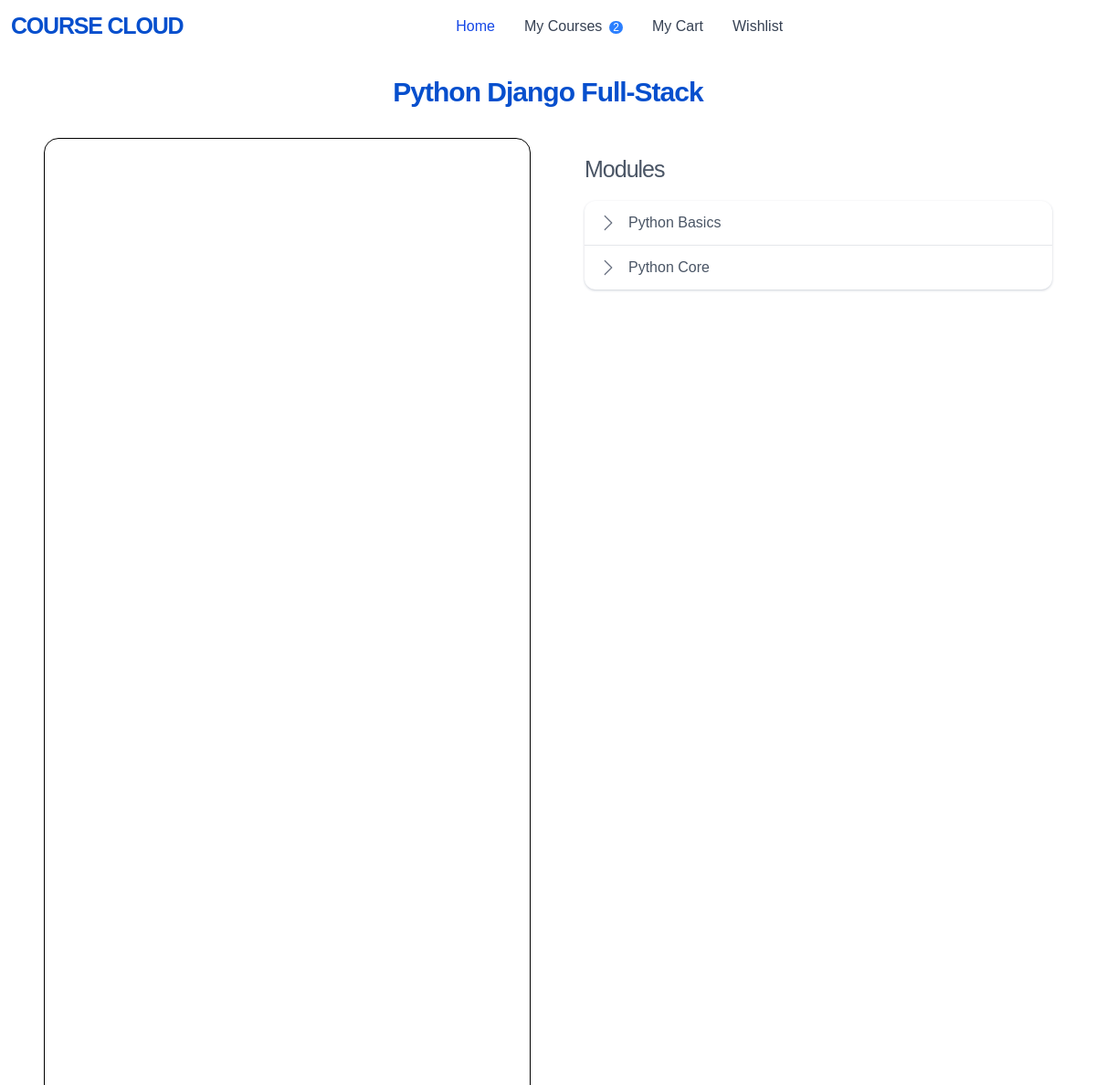
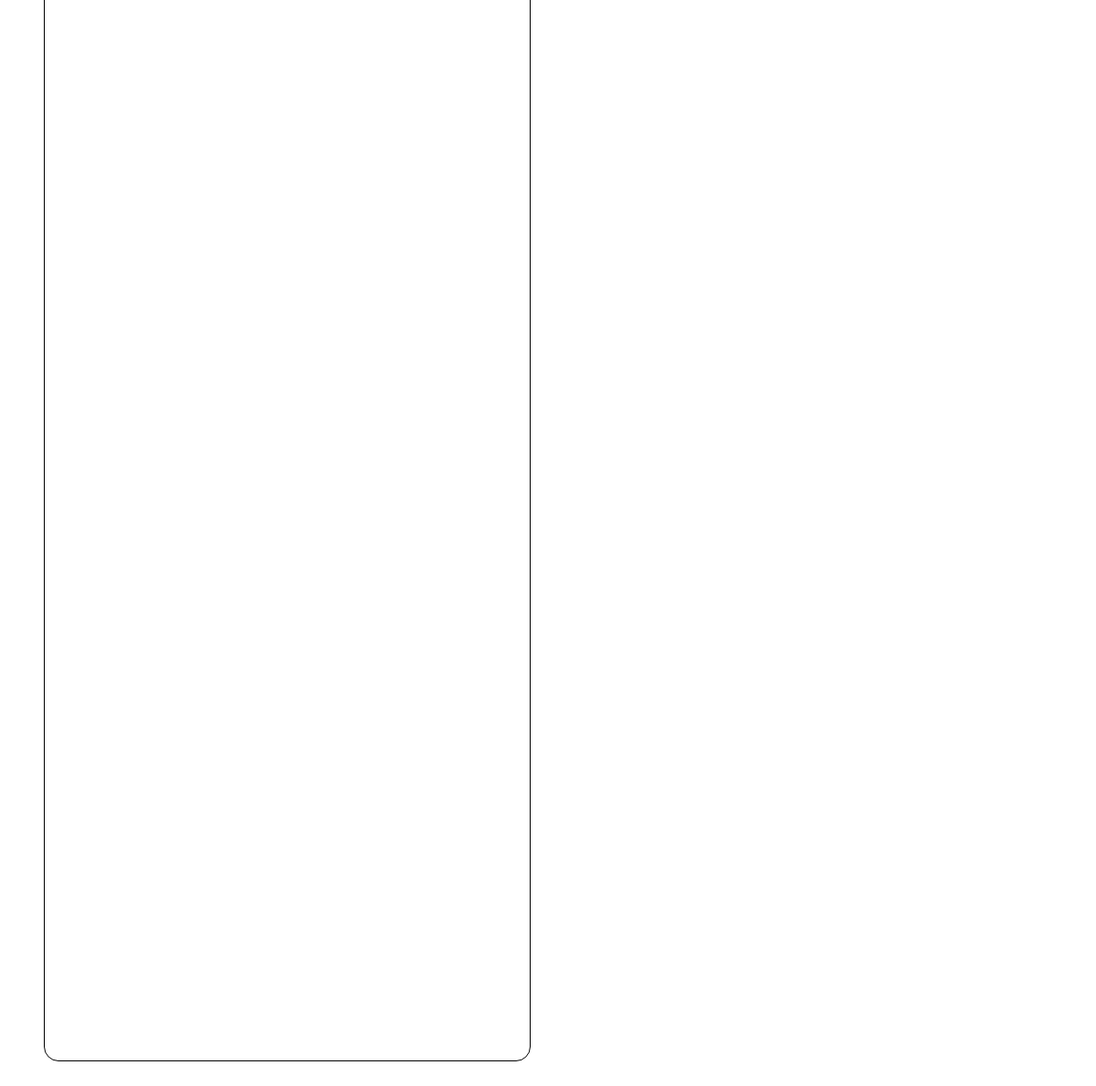
/student/viewlesson/1 (signed in), run on the app's committed database (2 pictures, top to bottom).
### instructor/models.py (models this page shows, shortened)
class Course(models.Model):
    title=models.CharField(max_length=100)
    description=models.TextField()
    price=models.DecimalField(decimal_places=2,max_digits=7)
    owner=models.ForeignKey(User,on_delete=models.CASCADE,related_name="course")
    is_free=models.BooleanField(default=False)
    picture=models.ImageField(upload_to="course_images",default="course_images/default_course.png")
    thumbnail=models.TextField()
    category_object=models.ManyToManyField(Category)
    created_at=models.DateTimeField(auto_now_add=True)
    updated_at=models.DateTimeField(auto_now=True)

class Lesson(models.Model):
    title=models.CharField(max_length=200)
    module_object=models.ForeignKey(Module,on_delete=models.CASCADE,related_name="lesson")
    video=models.TextField()
    order=models.PositiveIntegerField()
    def __str__(self):
        return f"{self.module_object.title} + {self.title}"
    class Meta:
        ordering=["order"]

class Module(models.Model):
    title=models.CharField(max_length=100)
    course=models.ForeignKey(Course,on_delete=models.CASCADE,related_name="module")
    order=models.PositiveIntegerField()
    def __str__(self):
        return self.title

### student/views.py (the view)
# urls.py: path('viewlesson/<int:pk>',ViewLessonview.as_view(),name="viewlesson"),
class ViewLessonview(View):
    def get(self,request,**kwargs):
        course=Course.objects.get(id=kwargs.get('pk'))
        query_params=request.GET
        module_id=query_params.get('module') if 'module' in query_params else Module.objects.filter(course=course).first().id
        module_object=Module.objects.get(id=module_id,course=course)
        lesson_id=query_params.get('lesson') if 'lesson' in query_params else Lesson.objects.filter(module_object=module_object).first().id
        lesson=Lesson.objects.get(id=lesson_id,module_object=module_object)
        print(module_id,"******")
        print(lesson_id,"******")
        return render(request,"viewLesson.html",{"course":course,"lesson":lesson})

### student/contextProcessor.py (called while the page is built)
def cartCount(request):
    if request.user.is_authenticated:
        count=Cart.objects.filter(user_object=request.user).count()
        return {"cartcount":count}

def courseCount(request):
    if request.user.is_authenticated:
        ordercount=Order.objects.filter(student=request.user,is_paid=True).count()
        return {"courseCount":ordercount}
    return {"courseCount":0}

def wishlistCount(request):
    if request.user.is_authenticated:
        wishlistcount=Wishlist.objects.filter(user_object=request.user).count()
        return {"wishlistCount":wishlistcount}
    return {"wishlistCount":0}

### student/templates/viewLesson.html (shortened to what this page needs)
{% extends 'base.html' %}
{% block base %}
<h2 class=" mb-4 text-center my-2 py-3" style="letter-spacing: -1px;font-size: 30px;font-family: 'sk-modernist',sans-serif;color: rgb(06,79,205);font-weight: 500;font-weight: 600;">{{course.title}}</h2>
<div class="w-full min-h-screen grid sm:grid-cols-1 md:grid-cols-[5fr_2fr]" >
    <div class="ml-12">
        <iframe width="90%" height="75%" src="{{lesson.video}}"
         frameborder="0" allow="accelerometer; autoplay; clipboard-write; encrypted-media; gyroscope; picture-in-picture; web-share"
 allowfullscreen class="border rounded-2xl"></iframe>
    </div>
    <div class="py-3 mr-12">
        <h2 class=" mb-1 text-start my-1 text-gray-600" style="letter-spacing: -1px;font-size: 25px;font-family: 'sk-modernist',sans-serif;">Modules</h2>
    <ul class="w-lg mt-4 mx-auto divide-y divide-gray-200  shadow shadow-gray-300 rounded-xl">
    {% for i in course.module.all  %}
    <li>
        <details class="group">
            <summary class="flex items-center gap-3 px-4 py-3 font-medium marker:content-none hover:cursor-pointer">
                <span style="font-family: 'sk-modernist',sans-serif;" class="text-gray-600">{{i}}</span>
            </summary>
        </details>
    </li>
    {% endfor %}
</ul>
    </div>
</div>
{% endblock %}

### data on the page
Course: title "Python Django Full-Stack"
Module: title "Python Basics"
Module: title "Python Core"

### other printed values
{{ courseCount }} "2"
